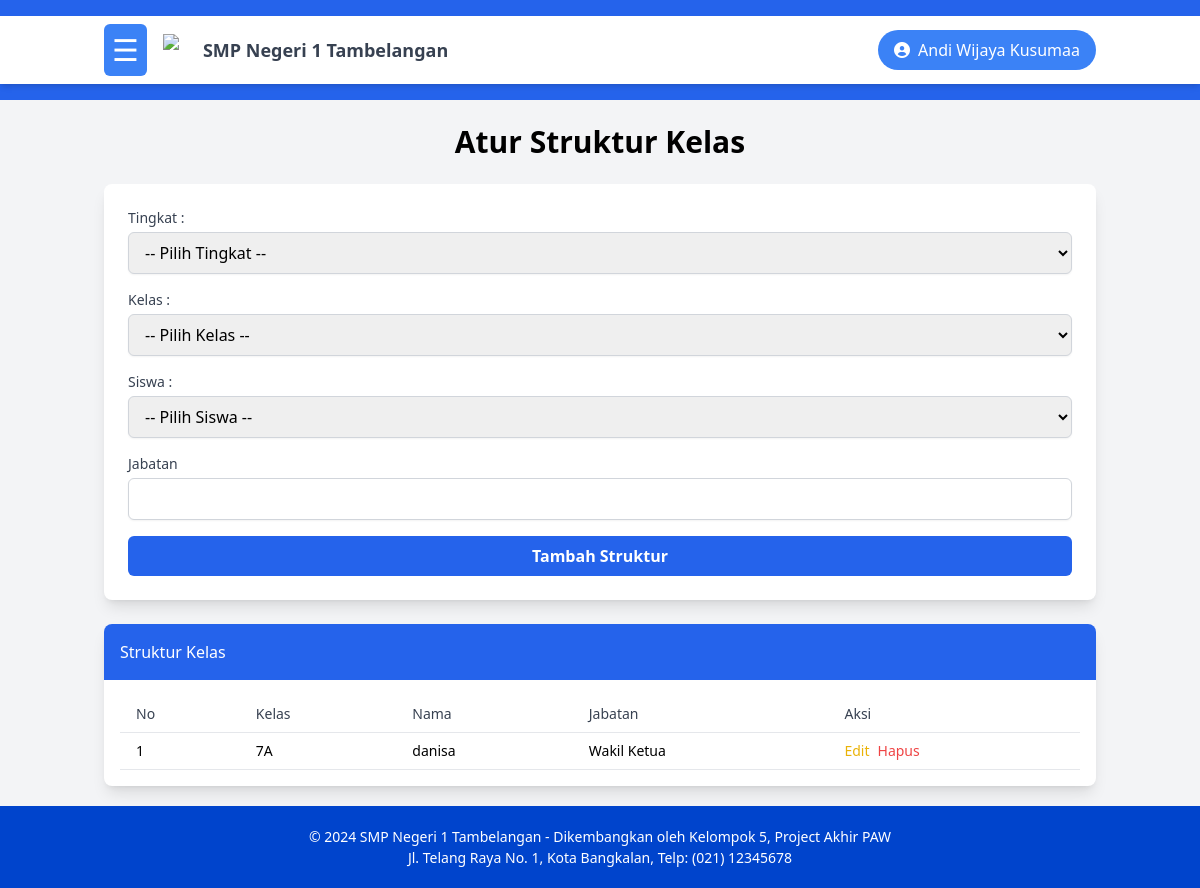
Screenshot of /dashboard/guru/struktural_kelas.php (signed in) with the database file from the repository.
### tables this page shows
CREATE TABLE `struktural_kelas` (
  `id_struktural` int NOT NULL,
  `jabatan` varchar(50) NOT NULL,
  `siswa_id` int DEFAULT NULL,
  `id_kelas` int DEFAULT NULL
);

CREATE TABLE `kelas` (
  `id_kelas` int NOT NULL,
  `nama_kelas` varchar(50) NOT NULL,
  `tingkat` varchar(10) DEFAULT NULL,
  `wali_kelas_id` int DEFAULT NULL
);

CREATE TABLE `siswa` (
  `id_siswa` int NOT NULL,
  `nis` varchar(15) NOT NULL,
  `nama_lengkap` varchar(100) NOT NULL,
  `kelas_id` int NOT NULL,
  `alamat` text,
  `tanggal_lahir` date DEFAULT NULL,
  `no_telp` varchar(15) DEFAULT NULL,
  `username` varchar(50) NOT NULL,
  `password` varchar(255) NOT NULL,
  `jenis_kelamin` enum('laki-laki','perempuan') NOT NULL,
  `photo` varchar(255) DEFAULT NULL,
  `ekstra_id` int DEFAULT NULL
);

### dashboard/guru/struktural_kelas.php (the view, shortened to what this page needs)
<?php
include "../../koneksi.php";
?>
<!DOCTYPE html>
<html lang="en">
<head>
  <script src="https://cdn.tailwindcss.com"></script>
</head>
<body class="bg-gray-100">
  <header id="header" class="bg-blue-600 text-white py-4">
    <?php include '../../layout/header.php'; ?>
  </header>
  <div class="container mx-auto mt-6 px-4">
    <h2 class="text-3xl font-semibold text-center mb-6">Atur Struktur Kelas</h2>
    <div class="bg-white shadow-lg rounded-lg mb-6 p-6">
      <form action="" method="POST">
        <div class="mb-4">
            <label for="tingkat" class="block text-sm font-medium text-gray-700">Tingkat : </label>
            <select id="tingkat" name="tingkat" class="mt-1 block w-full px-3 py-2 border border-gray-300 rounded-md shadow-sm focus:ring-blue-500 focus:border-blue-500" onchange="this.form.submit()" required>
              <option value="">-- Pilih Tingkat --</option>
            </select>
        </div>
        <div class="mb-4">
          <label for="kelas" class="block text-sm font-medium text-gray-700">Kelas :</label>
          <select id="kelas" name="id_kelas" class="mt-1 block w-full px-3 py-2 border border-gray-300 rounded-md shadow-sm focus:ring-blue-500 focus:border-blue-500" onchange="this.form.submit()" required>
            <option value="">-- Pilih Kelas --</option>
          </select>
        </div>
        <div class="mb-4">
          <label for="siswa" class="block text-sm font-medium text-gray-700">Siswa :</label>
          <select id="siswa" name="siswa" class="mt-1 block w-full px-3 py-2 border border-gray-300 rounded-md shadow-sm focus:ring-blue-500 focus:border-blue-500" required>
            <option value="">-- Pilih Siswa --</option>
          </select>
        </div>
        <div class="mb-4">
          <label for="jabatan" class="block text-sm font-medium text-gray-700">Jabatan</label>
          <input type="text" class="mt-1 block w-full px-3 py-2 border border-gray-300 rounded-md shadow-sm focus:ring-blue-500 focus:border-blue-500" id="jabatan" name="jabatan" required>
        </div>
        <button name="kirim" class="w-full py-2 bg-blue-600 text-white font-semibold rounded-md hover:bg-blue-700">Tambah Struktur</button>
      </form>
    </div>
    <div class="bg-white shadow-lg rounded-lg">
      <div class="bg-blue-600 text-white p-4 rounded-t-lg">Struktur Kelas</div>
      <div class="p-4">
        <table class="min-w-full table-auto border-collapse">
          <thead>
            <tr class="text-left border-b">
              <th class="px-4 py-2 text-sm font-medium text-gray-700">No</th>
              <th class="px-4 py-2 text-sm font-medium text-gray-700">Kelas</th>
              <th class="px-4 py-2 text-sm font-medium text-gray-700">Nama</th>
              <th class="px-4 py-2 text-sm font-medium text-gray-700">Jabatan</th>
              <th class="px-4 py-2 text-sm font-medium text-gray-700">Aksi</th>
            </tr>
          </thead>
          <tbody>
            <?php
            $query = "SELECT sk.id_struktural, k.tingkat, k.nama_kelas, s.nama_lengkap, sk.jabatan
                FROM struktural_kelas AS sk
                JOIN kelas AS k ON sk.id_kelas = k.id_kelas
                JOIN siswa AS s ON sk.siswa_id = s.id_siswa
                ORDER BY sk.id_struktural DESC";
            $result = mysqli_query($conn, $query);
            $no = 1;
            if (mysqli_num_rows($result) > 0) {
              while ($row = mysqli_fetch_assoc($result)) {
                $kelas = $row['tingkat'] . $row['nama_kelas'];
                echo "<tr class='border-b'>";
                echo "<td class='px-4 py-2 text-sm'>" . $no++ . "</td>";
                echo "<td class='px-4 py-2 text-sm'>" . $kelas . "</td>";
                echo "<td class='px-4 py-2 text-sm'>" . $row['nama_lengkap'] . "</td>";
                echo "<td class='px-4 py-2 text-sm'>" . $row['jabatan'] . "</td>";
                echo "<td class='px-4 py-2 text-sm'>";
                echo "<a href='edit_strukturKelas.php?id=" . $row['id_struktural'] . "' class='text-yellow-500 hover:text-yellow-700 mr-2'>Edit</a>";
                echo "<a href='javascript:void(0);' class='text-red-500 hover:text-red-700' onclick=\"showConfirmationModal('hapus_strukturKelas.php?id=" . $row['id_struktural'] . "')\">Hapus</a>";
                echo "</td>";
                echo "</tr>";
              }
            } else {
                echo "<tr><td colspan='5' class='text-center py-2 text-sm text-gray-700'>Belum ada data struktur kelas.</td></tr>";
            }
            ?>
          </tbody>
        </table>
      </div>
    </div>
  </div>
  <?php require_once "../../layout/footer.php" ?>
</body>
</html>

### rows the page displays
struktural_kelas: id_kelas.nama_kelas "7A", siswa.nama_lengkap "danisa", jabatan "Wakil Ketua"

### other values shown
$_SESSION['nama_lengkap'] "Andi Wijaya Kusumaa"
